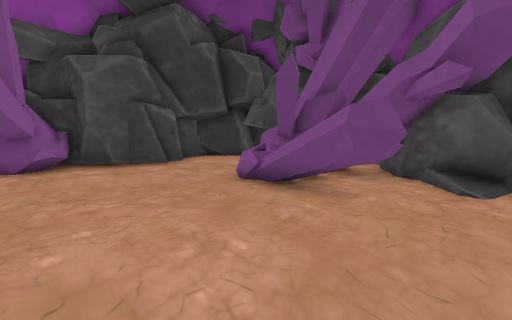
[1] (above)

12 first-person views from a walk through a Godot game level. The camera is 1.2 m above the floor, tilts 8° down and sees 90° across. The floor is counted in squares, 0.5 m on a side. Each view is taken from the middle of a square. On the plan, view 1 faces up. The plan holds only what a view shows up to about 17 squares ahead; the rest is blank. The place goes on beyond the plan. Characters and animated objects are left out.

[2]
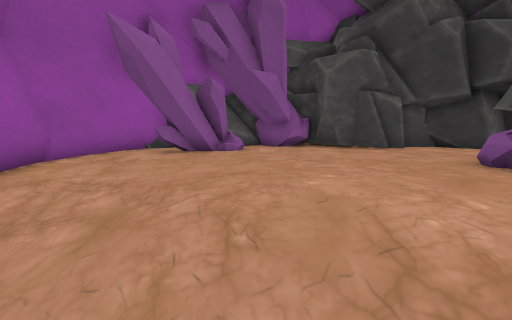

[3]
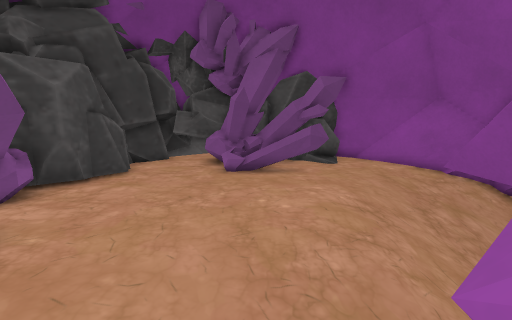

[4]
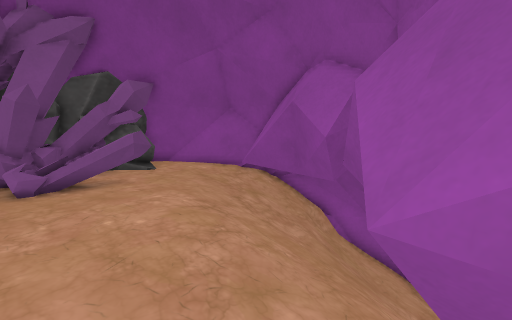

[5]
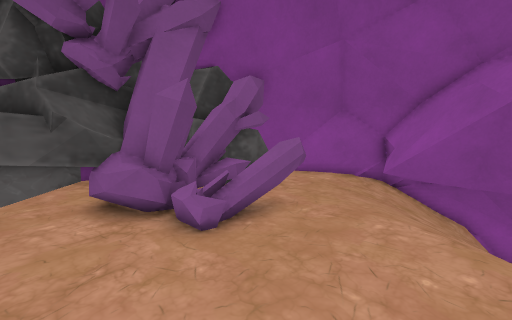

[6]
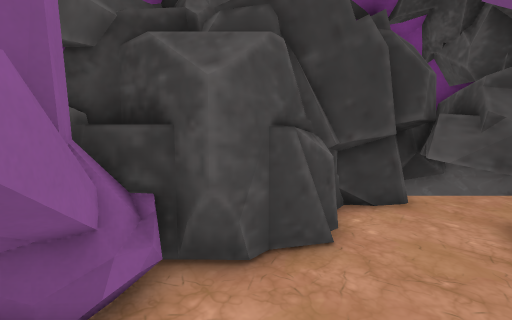

[7]
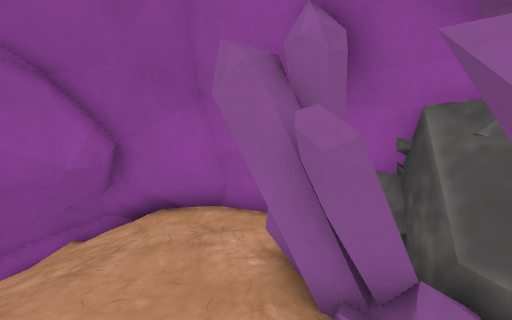

[8]
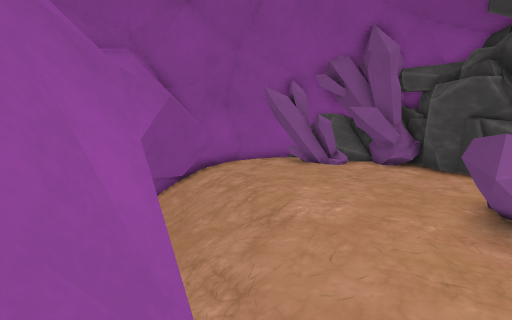

[9]
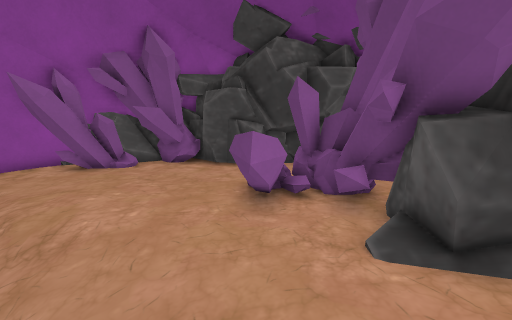

[10]
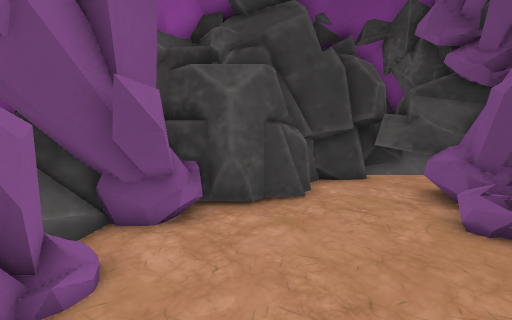

[11]
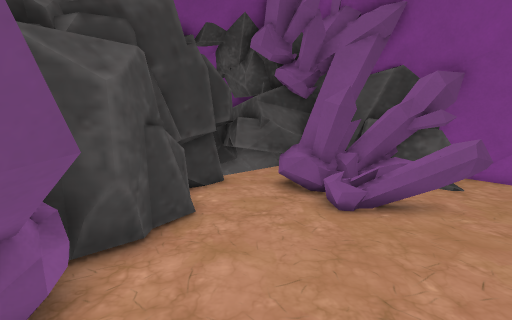

[12]
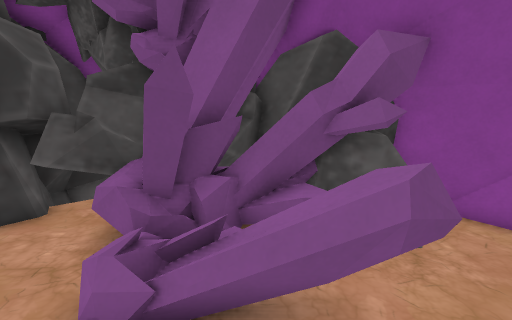

### Floor plan
Key: @ floor where view 1 was taken; # wall or solid block; . main floor; - floor 0.25 m lower than the main floor; : floor 0.5 m higher than the main floor; _ floor 0.5 m lower than the main floor; / step, stairs or slope; = window, fence, low wall or low ledge; R rock.
Columns run from 11 left of view 1 to 7 right of it. Each row starts with its distance up from view 1.
 14           RRRR###
 13     R     RRRRR #
 12    RR   RRRRRR:R
 11   R RRRRRR.RRR#R
 10  RRRRRRR...#RR#RR#
  9   ##RRR....=####R#
  8 R####......#####R#
  7 RR###......#=#=####
  6 RR###.......==#####
  5 RRR##.......===#=.#
  4 R###.........=....#
  3  ###..............#
  2  ###.......------.#
  1  #..------////-=--#
  0  ##-----///@/_#####
 -1   #--###/////###
 -2   -############
 -3    =##
 -4     =

Positions as (right, up) in squares from view 1, and headings:
1: (0, 0), facing up
2: (0, -1), facing up-left
3: (-7, -1), facing up-right
4: (-8, 0), facing right
5: (-6, 6), facing right
6: (-5, 5), facing up
7: (-5, 6), facing down-left
8: (6, 1), facing left
9: (6, 1), facing up-left
10: (-5, 2), facing up
11: (-7, 4), facing up-right
12: (-1, 4), facing up-right
